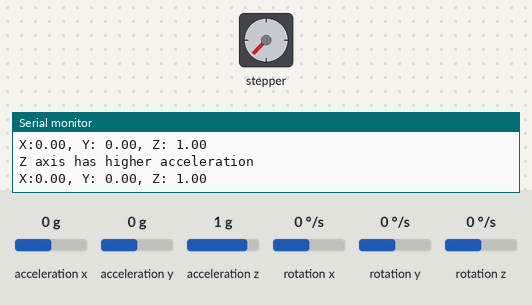
This sketch was run on a simulated Arduino Uno, built with avr-gcc and run on an emulated ATmega328P. Parts: stepper motor, the last lines printed to the serial monitor. The test bench sets the inputs (shaded band); at power-on: acceleration x 0 g, acceleration y 0 g, acceleration z 1 g, rotation x 0 °/s, rotation y 0 °/s, rotation z 0 °/s. Stepper angles assume 200 steps per turn.

Above: at 3.8 s.
3.9 s: acceleration x set to 1.4 g
At 8.5 s:
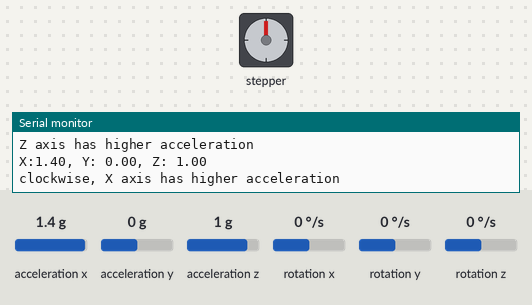
8.7 s: acceleration y set to 1.4 g
At 9.51 s:
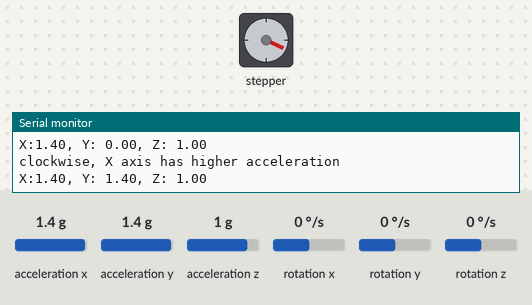
12.6 s: acceleration x set to -1.4 g
At 13.24 s:
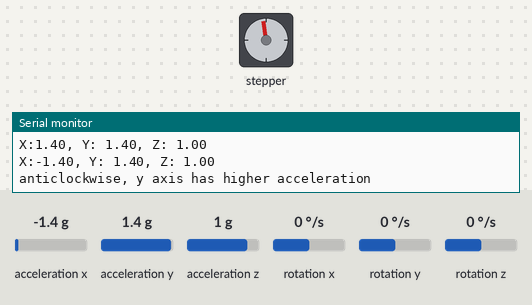
20.4 s: acceleration z set to 1.4 g
Timing chart, 0 to 29.2 s (numbered marks = the images above; inputs shaded):
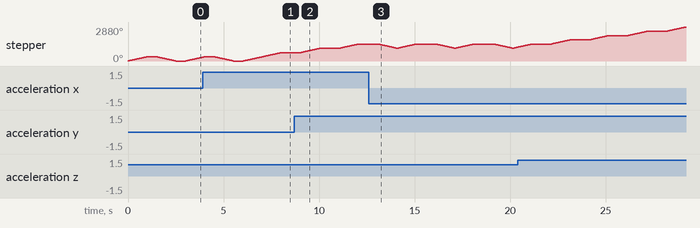

The sketch:

stepper_motor_accelerometer.ino
```cpp
#include <Stepper.h>
#include <Wire.h>
#include <SparkFun_MMA8452Q.h>

//const int groundpin = 18;             // analog input pin 4 -- ground
//const int powerpin = 19;              // analog input pin 5 -- voltage
//const int xpin = A3;                  // x-axis of the accelerometer
//const int ypin = A2;                  // y-axis
//const int zpin = A1;                  // z-axis (only on 3-axis models)
const int StepsPerRevolution=200;
int stepcount=0;
Stepper myStepper (StepsPerRevolution, 8,9,10,11);
MMA8452Q accel;

void setup() {
  // initialize the serial communications:
  myStepper.setSpeed(60);
  accel.init();


  Serial.begin(9600);

  // Provide ground and power by using the analog inputs as normal digital pins.
  // This makes it possible to directly connect the breakout board to the
  // Arduino. If you use the normal 5V and GND pins on the Arduino,
  // you can remove these lines.
  //pinMode(groundpin, OUTPUT);
  //pinMode(powerpin, OUTPUT);
  //digitalWrite(groundpin, LOW);
  //digitalWrite(powerpin, HIGH);
}


void loop() {
  accel.read();
  Serial.print("X:");
  Serial.print(accel.cx);
  Serial.print(", Y: ");
  Serial.print(accel.cy);
  Serial.print(", Z: ");
  Serial.println(accel.cz);

  if (accel.cx>accel.cy and accel.cx>accel.cz)
  {
    Serial.println("clockwise, X axis has higher acceleration");
    myStepper.step(StepsPerRevolution);
    //delay(500);
   }

  if (accel.cy>accel.cz and accel.cy>accel.cx)
  {
    Serial.println("anticlockwise, y axis has higher acceleration");
    myStepper.step(-StepsPerRevolution);
    //delay(500);
  }
  if (accel.cz>accel.cx and accel.cz>accel.cy)
  {
    myStepper.step(StepsPerRevolution);
    delay(500);
    Serial.println("Z axis has higher acceleration");
    myStepper.step(-StepsPerRevolution);
    delay(500);

  }
  else
  {
    myStepper.step(StepsPerRevolution);
    delay(1000);
  }
}
```
